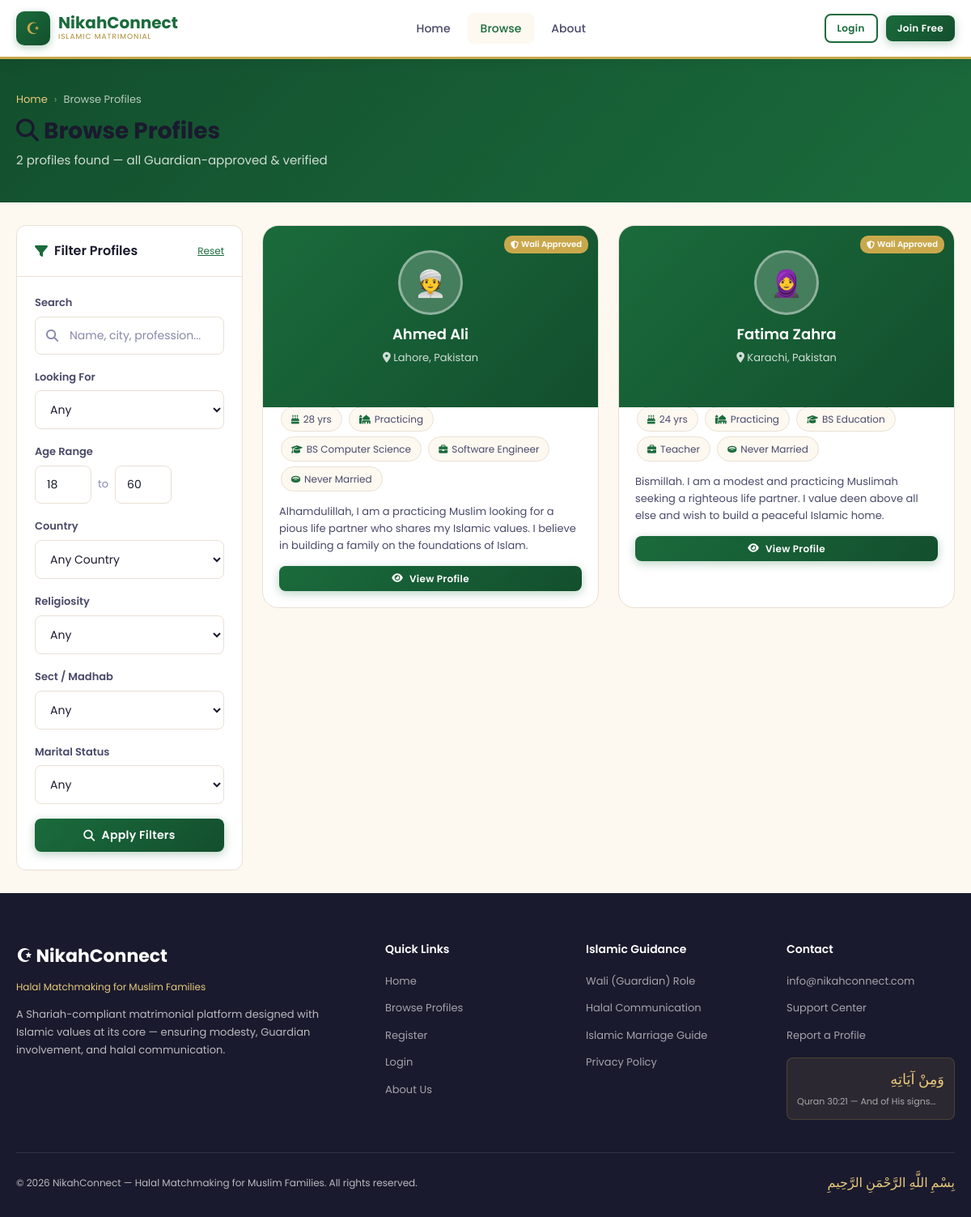
Screenshot of /profiles.php with the database file from the repository.
### tables this page shows
CREATE TABLE IF NOT EXISTS profiles (
    id INT AUTO_INCREMENT PRIMARY KEY,
    user_id INT UNIQUE NOT NULL,
    age INT,
    date_of_birth DATE,
    city VARCHAR(100),
    country VARCHAR(100) DEFAULT 'Pakistan',
    marital_status ENUM('never_married', 'divorced', 'widowed') DEFAULT 'never_married',
    education VARCHAR(150),
    occupation VARCHAR(150),
    monthly_income VARCHAR(100),
    height VARCHAR(20),
    complexion VARCHAR(50),
    sect VARCHAR(100),
    religiosity ENUM('practicing', 'moderate', 'learning') DEFAULT 'moderate',
    prayers_per_day ENUM('5_times', '3_times', '1_time', 'occasionally') DEFAULT '5_times',
    hijab_niqab VARCHAR(50),
    beard VARCHAR(50),
    languages VARCHAR(200),
    family_type ENUM('joint', 'nuclear') DEFAULT 'nuclear',
    about_me TEXT,
    about_family TEXT,
    photo VARCHAR(255),
    wali_approved TINYINT(1) DEFAULT 0,
    created_at TIMESTAMP DEFAULT CURRENT_TIMESTAMP,
    updated_at TIMESTAMP DEFAULT CURRENT_TIMESTAMP ON UPDATE CURRENT_TIMESTAMP,
    FOREIGN KEY (user_id) REFERENCES users(id) ON DELETE CASCADE
);

CREATE TABLE IF NOT EXISTS users (
    id INT AUTO_INCREMENT PRIMARY KEY,
    full_name VARCHAR(100) NOT NULL,
    email VARCHAR(150) UNIQUE NOT NULL,
    password VARCHAR(255) NOT NULL,
    gender ENUM('male', 'female') NOT NULL,
    role ENUM('user', 'wali', 'parent', 'admin') DEFAULT 'user',
     
    child_id INT NULL,
    guardian_relation VARCHAR(50) NULL,
    is_verified TINYINT(1) DEFAULT 0,
    is_active TINYINT(1) DEFAULT 1,
    profile_complete TINYINT(1) DEFAULT 0,
    created_at TIMESTAMP DEFAULT CURRENT_TIMESTAMP,
    updated_at TIMESTAMP DEFAULT CURRENT_TIMESTAMP ON UPDATE CURRENT_TIMESTAMP
);

### includes/db.php (called while the page is built, shortened)
<?php
class Database {
    private static $instance = null;
    public $conn;
    private function __construct() {
        $this->conn = new mysqli(DB_HOST, DB_USER, DB_PASS, DB_NAME);
        $this->conn->set_charset('utf8mb4');
    }
    public static function getInstance() {
        if (!self::$instance) {
            self::$instance = new Database();
        }
        return self::$instance;
    }
    public function query($sql, $params = [], $types = '') {
        $stmt = $this->conn->prepare($sql);
        if (!empty($params)) {
            if (empty($types)) {
                $types = str_repeat('s', count($params));
            }
            $stmt->bind_param($types, ...$params);
        }
        $stmt->execute();
        return $stmt->get_result();
    }
    public function fetchAll($sql, $params = [], $types = '') {
        $result = $this->query($sql, $params, $types);
        $rows = [];
        if ($result) {
            while ($row = $result->fetch_assoc()) {
                $rows[] = $row;
            }
        }
        return $rows;
    }
}
function db() {
    return Database::getInstance();
}

### includes/upload.php (called while the page is built, shortened)
<?php
function avatarUrl($filename) {
    return null;
}

### profiles.php (the view, shortened to what this page needs)
<?php
require_once 'includes/db.php';
require_once 'includes/upload.php';
$age_min = (int)($_GET['age_min'] ?? 18);
$age_max = (int)($_GET['age_max'] ?? 60);
$search = trim($_GET['search'] ?? '');
$where = ["u.is_active = 1", "u.role = 'user'"];
$params = [];
if($age_min) { $where[] = "p.age >= ?"; $params[] = $age_min; }
if($age_max) { $where[] = "p.age <= ?"; $params[] = $age_max; }
$whereStr = 'WHERE ' . implode(' AND ', $where);
$profiles = db()->fetchAll(
    "SELECT u.id, u.full_name, u.gender, u.created_at, p.* FROM users u
     JOIN profiles p ON u.id = p.user_id
     $whereStr
     ORDER BY u.created_at DESC",
    $params
);
require_once 'includes/header.php';
?>
<div class="page-header">
    <div class="container">
        <div class="breadcrumb"><a href="<?=SITE_URL?>/index.php">Home</a> <span>›</span> Browse Profiles</div>
        <h1><i class="fas fa-search"></i> Browse Profiles</h1>
        <p><?= count($profiles) ?> profiles found — all Guardian-approved & verified</p>
    </div>
</div>
<div class="container" style="padding:28px 20px">
    <div style="display:grid;grid-template-columns:280px 1fr;gap:24px">
        <div>
            <div class="card" style="position:sticky;top:88px">
                <div class="card-header">
                    <div class="card-title"><i class="fas fa-filter"></i> Filter Profiles</div>
                    <a href="profiles.php" style="font-size:12px;color:var(--primary)">Reset</a>
                </div>
                <div class="card-body">
                    <form method="GET" id="filterForm">
                        <div class="input-group">
                            <label>Search</label>
                            <div class="input-wrap has-icon">
                                <input type="text" name="search" placeholder="Name, city, profession..." value="<?=htmlspecialchars($search)?>">
                            </div>
                        </div>
                        <div class="input-group">
                            <label>Looking For</label>
                            <select name="gender">
                                <option value="">Any</option>
                            </select>
                        </div>
                        <div class="input-group">
                            <label>Age Range</label>
                            <div style="display:flex;gap:8px;align-items:center">
                                <input type="number" name="age_min" value="<?=$age_min?>" min="18" max="70" style="width:70px">
                                <span style="color:var(--text-light);font-size:13px">to</span>
                                <input type="number" name="age_max" value="<?=$age_max?>" min="18" max="70" style="width:70px">
                            </div>
                        </div>
                        <div class="input-group">
                            <label>Country</label>
                            <select name="country">
                                <option value="">Any Country</option>
                            </select>
                        </div>
                        <div class="input-group">
                            <label>Religiosity</label>
                            <select name="religiosity">
                                <option value="">Any</option>
                            </select>
                        </div>
                        <div class="input-group">
                            <label>Sect / Madhab</label>
                            <select name="sect">
                                <option value="">Any</option>
                            </select>
                        </div>
                        <div class="input-group">
                            <label>Marital Status</label>
                            <select name="marital_status">
                                <option value="">Any</option>
                            </select>
                        </div>
                        <button type="submit" class="btn btn-primary btn-block">
                            <i class="fas fa-search"></i> Apply Filters
                        </button>
                    </form>
                </div>
            </div>
        </div>
        <div>
            <?php if(empty($profiles)): ?>
            <div style="text-align:center;padding:60px 20px;background:white;border-radius:var(--radius);border:1px solid var(--border)">
                <div style="font-size:48px;margin-bottom:16px">🔍</div>
                <h3>No profiles found</h3>
                <p style="color:var(--text-medium);margin-top:8px">Try adjusting your filters or <a href="profiles.php" style="color:var(--primary)">reset</a> to see all profiles.</p>
            </div>
            <?php else: ?>
            <div class="profiles-grid">
                <?php foreach($profiles as $p): ?>
                <div class="profile-card">
                    <div class="profile-card-header">
                        <div class="profile-avatar">
                            <?php $av = avatarUrl($p['photo'] ?? null); ?>
                            <?php if($av): ?><img src="<?= htmlspecialchars($av) ?>" alt="Profile"><?php else: ?><?= $p['gender']==='male'?'👳':'🧕' ?><?php endif; ?>
                        </div>
                        <div class="profile-name"><?= htmlspecialchars($p['full_name']) ?></div>
                        <div class="profile-location"><i class="fas fa-map-marker-alt"></i> <?= htmlspecialchars($p['city']??'N/A') ?>, <?= htmlspecialchars($p['country']??'') ?></div>
                        <?php if($p['wali_approved']): ?>
                        <div class="wali-badge"><i class="fas fa-shield-alt"></i> Wali Approved</div>
                        <?php endif; ?>
                    </div>
                    <div class="profile-card-body">
                        <div>
                            <span class="profile-info-pill"><i class="fas fa-birthday-cake"></i> <?=$p['age']?> yrs</span>
                            <span class="profile-info-pill"><i class="fas fa-mosque"></i> <?=ucfirst($p['religiosity']??'')?></span>
                            <?php if($p['education']): ?>
                            <span class="profile-info-pill"><i class="fas fa-graduation-cap"></i> <?=htmlspecialchars($p['education'])?></span>
                            <?php endif; ?>
                            <?php if($p['occupation']): ?>
                            <span class="profile-info-pill"><i class="fas fa-briefcase"></i> <?=htmlspecialchars($p['occupation'])?></span>
                            <?php endif; ?>
                            <?php if($p['marital_status']): ?>
                            <span class="profile-info-pill"><i class="fas fa-ring"></i> <?=ucwords(str_replace('_',' ',$p['marital_status']))?></span>
                            <?php endif; ?>
                        </div>
                        <?php if($p['about_me']): ?>
                        <p class="profile-about"><?=htmlspecialchars($p['about_me'])?></p>
                        <?php endif; ?>
                        <div class="profile-actions">
                            <a href="view-profile.php?id=<?=$p['user_id']?>" class="btn btn-primary btn-sm" style="flex:1;justify-content:center">
                                <i class="fas fa-eye"></i> View Profile
                            </a>
                        </div>
                    </div>
                </div>
                <?php endforeach; ?>
            </div>
            <?php endif; ?>
        </div>
    </div>
</div>
<?php require_once 'includes/footer.php'; ?>

### rows the page displays
profiles: user.full_name "Ahmed Ali", city "Lahore", country "Pakistan", wali_approved 1 (drawn), age "28", religiosity "Practicing", education "BS Computer Science", occupation "Software Engineer", marital_status "Never Married", about_me "Alhamdulillah, I am a practicing Muslim looking for a pious life partner who shares my Islamic values. I believe in building a family on the foundations of Islam."
profiles: user.full_name "Fatima Zahra", city "Karachi", country "Pakistan", wali_approved 1 (drawn), age "24", religiosity "Practicing", education "BS Education", occupation "Teacher", marital_status "Never Married", about_me "Bismillah. I am a modest and practicing Muslimah seeking a righteous life partner. I value deen above all else and wish to build a peaceful Islamic home."

### other values shown
count($profiles) "2"
SITE_EMAIL "info@nikahconnect.com"
SITE_NAME "NikahConnect"
